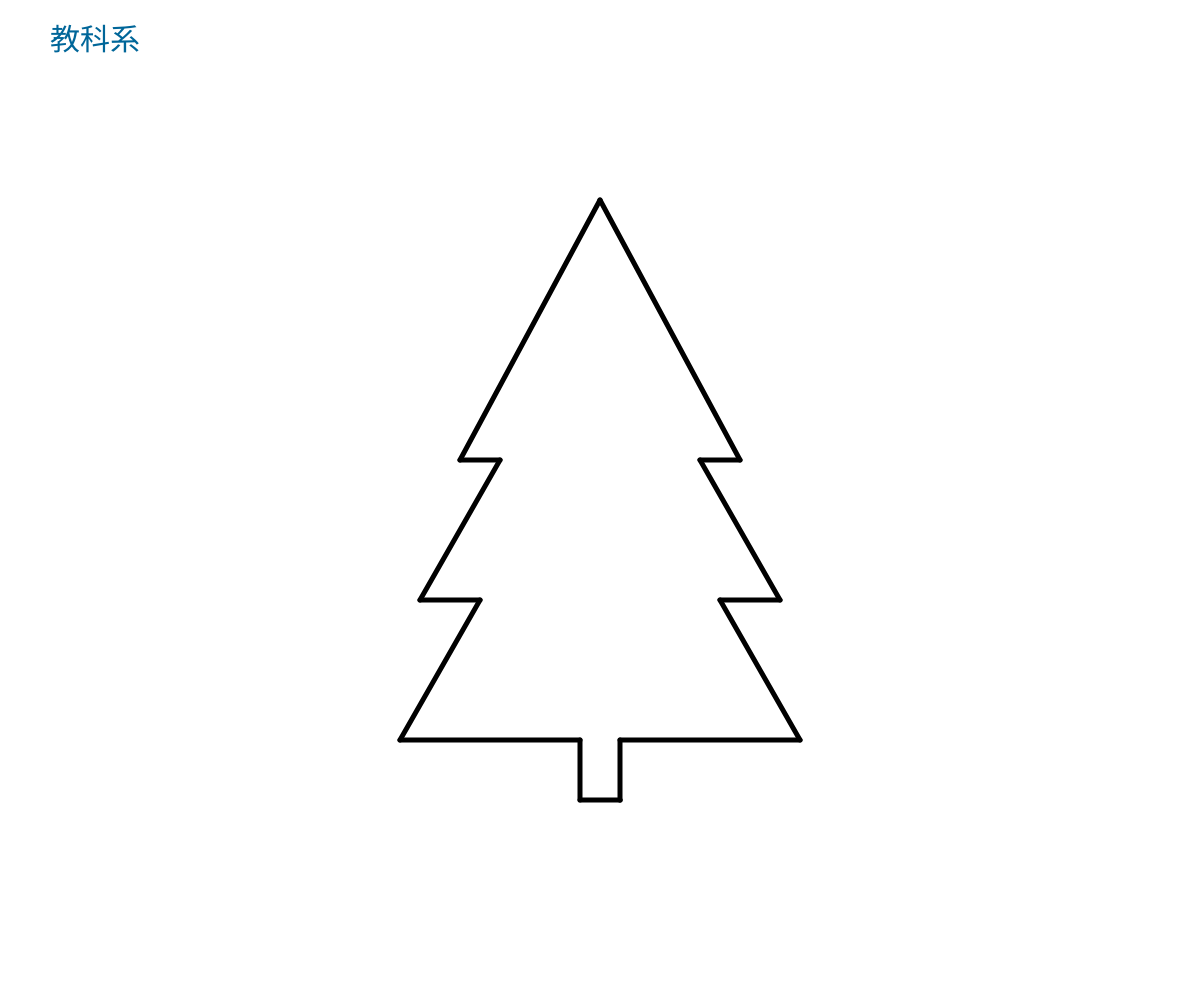
Frame 1 (no input)
Frame 60 (no input): identical to frame 1, image omitted
Frame 120 (the mouse pressed at the canvas centre since frame 60): identical to frame 1, image omitted

The p5.js sketch that drew this single still picture (run headless with seeded random() and noise() and a simulated clock; from frame 60 on, the mouse is pressed at the canvas centre):

// p5.js sketch
// ── sketch.js
let points = [[1,-15],[1,-12],[10,-12],[6,-5],[9,-5],[5,2],[7,2],[0,15],[-7,2],[-5,2],[-9,-5],[-6,-5],[-10,-12],[-1,-12],[-1,-15],[1,-15]]; //list資料，

function setup() {   //只會執行一次的函數
  createCanvas(windowWidth, windowHeight); //設定一個畫布，寬為整個視窗的寬度windowWidth，高度為整個視窗的高度windowHeight
  //把points 內的值都*50
  for (let i = 0; i < points.length; i++) {
    for (let j = 0; j < points[i].length; j++) {
      points[i][j] = points[i][j] * 20;
    }
  }
  
}

function draw() {
  background(255);
  //stroke("")

  strokeWeight(5)
  //r=map(mouseX,0,width,10,200)
  textSize(30)  //文字大小
  fill(0, 102, 153);  //設定顏色
  text("教科系",50,50)  //顯示文字,文字位置
  // scale(50)
  translate(width/2, height/2); //原本原點在左上角，利用這指令把原點放到視窗的中心
  scale(1, -1);  //上下翻轉
  for (let i = 0; i < points.length-1; i++) {
    line(points[i][0], points[i][1], points[i+1][0], points[i+1][1]);
  }
  line(points[points.length-1][0], points[points.length-1][1], points[0][0], points[0][1]); //把最後一點與第一點的連線

}
